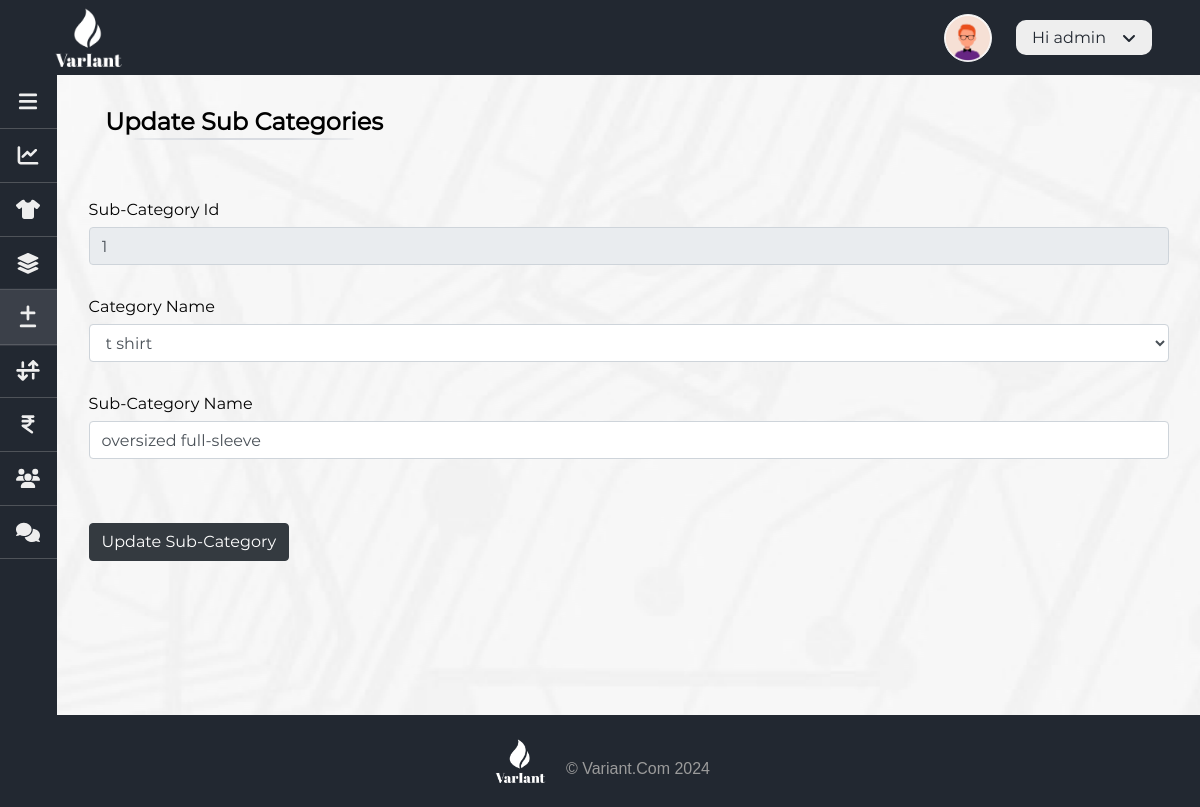
Screenshot of /admin/update-sub-cate.php?sub_cate_id=1 (signed in) with the database file from the repository.
### tables this page shows
CREATE TABLE IF NOT EXISTS `sub_category_tbl` (
  `sub_cate_id` int(3) NOT NULL AUTO_INCREMENT,
  `sub_cate_name` varchar(25) NOT NULL,
  `cate_id` int(3) NOT NULL,
  `status` tinyint(1) NOT NULL,
  PRIMARY KEY (`sub_cate_id`),
  KEY `uniqe` (`cate_id`)
);

CREATE TABLE IF NOT EXISTS `category_tbl` (
  `cate_id` int(3) NOT NULL AUTO_INCREMENT,
  `image` text NOT NULL,
  `cate_name` varchar(10) NOT NULL,
  `status` tinyint(1) NOT NULL,
  PRIMARY KEY (`cate_id`)
);

### admin/php_action_files/database.php (called while the page is built, shortened)
<?php
class Database
{
	private $db_host = "localhost";
	private $db_user = "root";
	private $db_pass = "";
	private $db_name = "variant_db";
	private $result = array();
	private $mysqli = "";
	private $conn = false;
	public function __construct()
	{
		if (!$this->conn) {
			$this->mysqli = new mysqli($this->db_host, $this->db_user, $this->db_pass, $this->db_name);
		} else {
			return true;
		}
	}
	public function sql($sql)
	{
		$query = $this->mysqli->query($sql);
		if ($query) {
			$sql_array = explode(' ', $sql);
			switch ($sql_array[0]) {
				case "SELECT":
					array_push($this->result, $query->fetch_all(MYSQLI_ASSOC));
					break;
			}
			return true;
		} else {
			array_push($this->result, $this->mysqli->error);
			return false;
		}
	}
	public function getResult()
	{
		$val = $this->result;
		$this->result = array();
		return $val;
	}
}
?>

### admin/update-sub-cate.php (the view, shortened to what this page needs)
<?php require 'header.php';
if (isset($_GET['sub_cate_id']) && $_GET['sub_cate_id'] != "") {
    $sub_cate_id = $_GET['sub_cate_id'];
} else {
    header("location:sub-category.php");
}
$db = new Database();
$db->sql("SELECT * FROM sub_category_tbl WHERE sub_cate_id=" . $sub_cate_id);
$res = $db->getResult();
$res = $res[0][0];
?>
<section id="update-sub-cate" class="main_content form_bg">
    <div class="heading text_underline  ">
        update sub categories
    </div>
    <form class="add_cate container row mx-auto my-5 text-capitalize" id="add_cate" name="add_cate">
        <div class="col-12 my-3">
            <label for="sub_cate_id" class="form-label">sub-category id</label>
            <input readonly type="number" class="form-control" name="sub_cate_id" id="sub_cate_id" value=<?php echo $res['sub_cate_id']; ?>>
        </div>
        <div class="col-12 my-3">
            <label for="cate_id" class="form-label"> category name</label>
            <select class="form-control" name="cate_id" id="cate_id">
                <?php
                $ob2 = new Database();
                $ob2->sql("SELECT cate_id,cate_name FROM category_tbl");
                $select = $ob2->getResult();
                foreach ($select[0] as $key) { ?>
                    <option value=<?php echo "'{$key['cate_id']}'"; if( $res['cate_id']==$key['cate_id']) echo"selected";?>>
                        <?php echo $key['cate_name']; ?>
                    </option>
                <?php }  ?>
            </select>
        </div>
        <div class="col-12 my-3">
            <label for="sub_cate_name" class="form-label">sub-category name</label>
            <input required type="text" class="form-control" name="sub_cate_name" id="sub_cate_name" value="<?php echo $res['sub_cate_name']; ?>">
        </div>
        <div class="col-3 my-5">
            <button type="submit" id="#add_product_form" class="btn btn-dark text-capitalize">update sub-category</button>
        </div>
    </form>
</section>
</header>
<?php
require 'footer.php';
?>
</body>
</html>

### assets/css/utility.css (style rules this page uses)
* { margin: 0; padding: 0; box-sizing: border-box; }
html, body { --bg-color: #222831; --text-color: #eeeeee; --global-padding-x: 5rem; --global-padding-y: 0.5rem; width: 100%; height: 100%; overflow-x: hidden; font-family: Montserrat; scroll-behavior: smooth; scroll-padding-top: 12rem; }
.text_underline { position: relative; width: max-content; }
.text_underline::after { position: absolute; content: ""; width: 80%; height: 2px; bottom: -15%; left: 50%; transform: translateX(-50%); background: #777d87; background: #d8dbe1; border-radius: 100%; }

### admin/admin_assets/css/header.css (style rules this page uses)
body { background-color: var(--bg-color); }
.main_content { display: inline-block; width: 100%; min-height: 80vh; background: #f6f6f6; }
.heading { font-size: 1.5rem; font-weight: bolder; margin: 2rem 3rem; width: -webkit-fit-content; width: -moz-fit-content; width: fit-content; text-transform: capitalize; }
.form_bg { background: #efefef; background: url('../img/web_img/form-background.png'); background-position: center; -o-object-fit: cover; object-fit: cover; }

### rows the page displays
sub_category_tbl: sub_cate_id "1", cate_id "t shirt", sub_cate_name "oversized full-sleeve"

### other values shown
$_SESSION['ADMIN_LOGIN']['username'] "admin"
